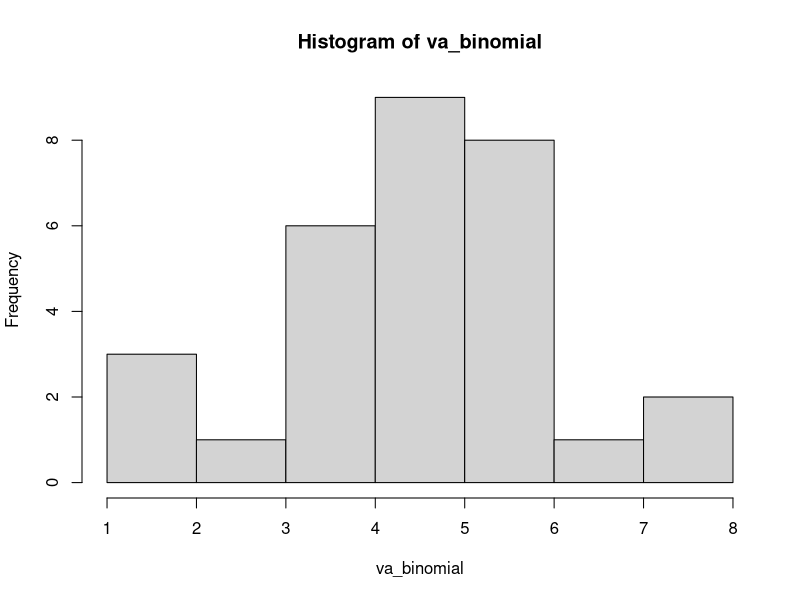
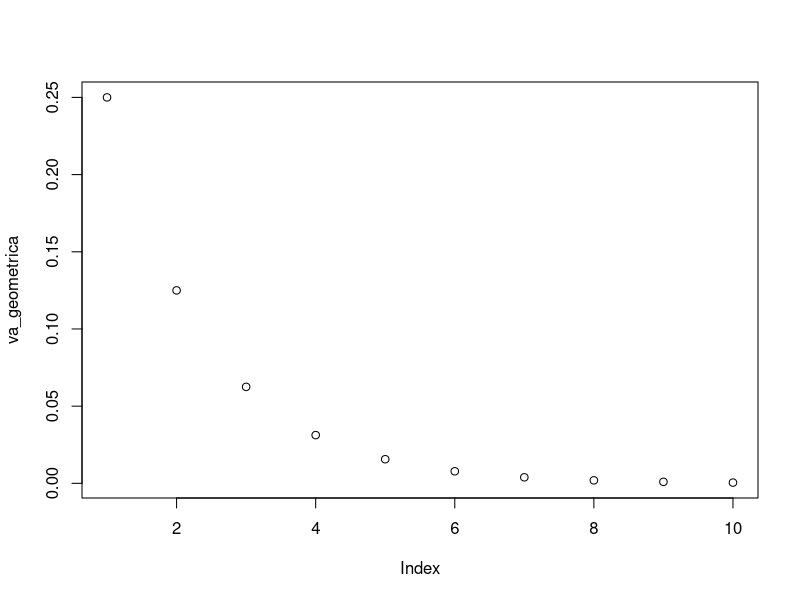
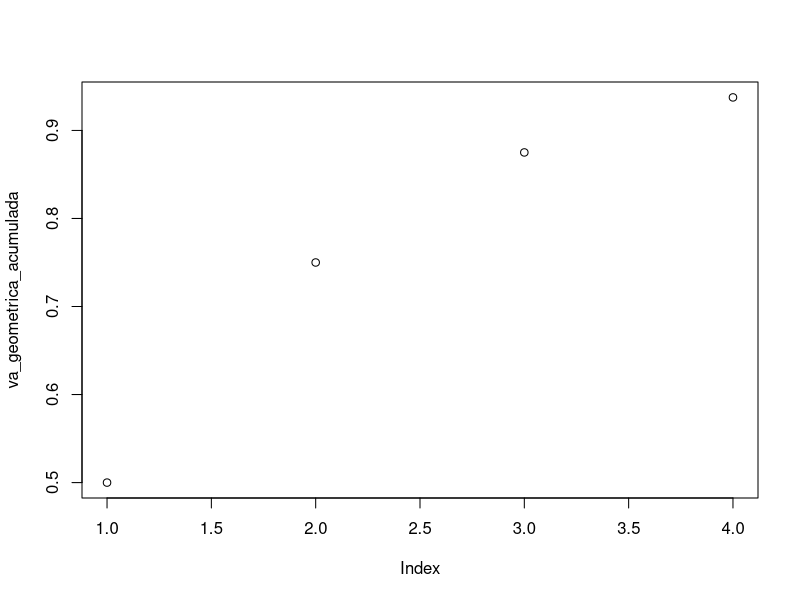
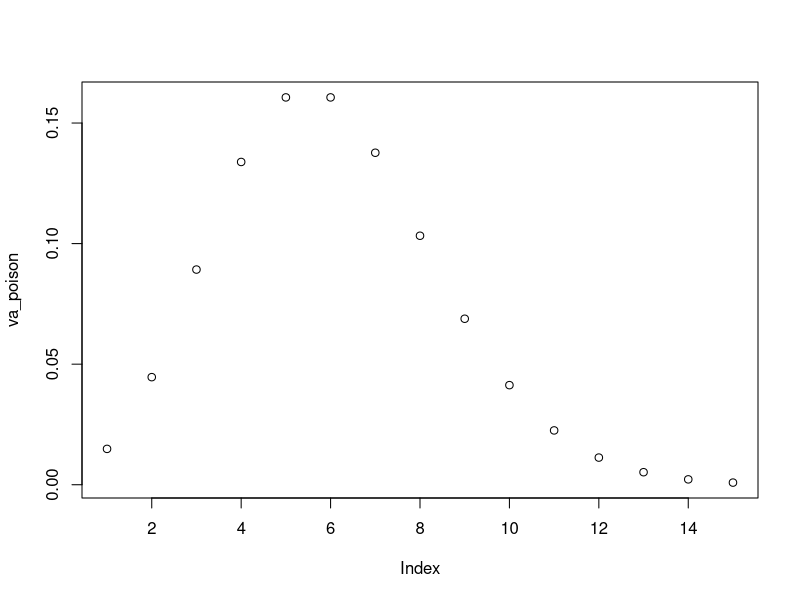
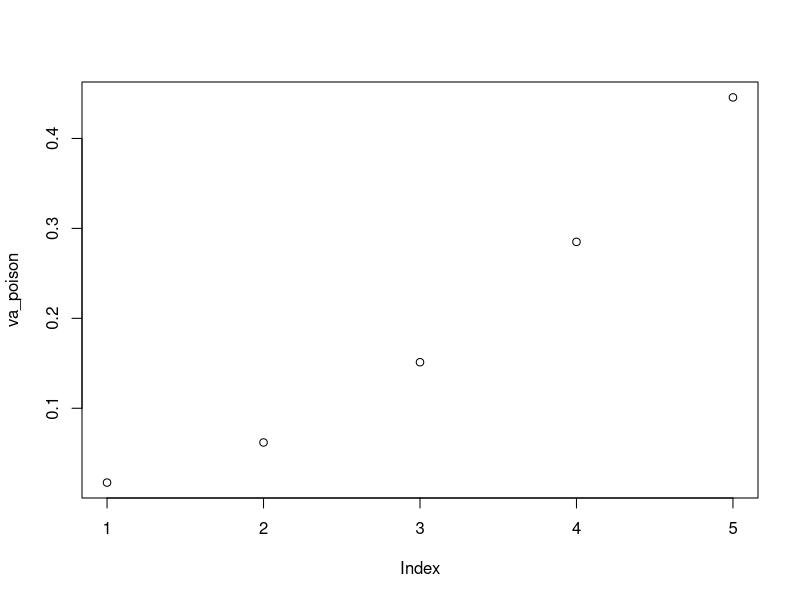
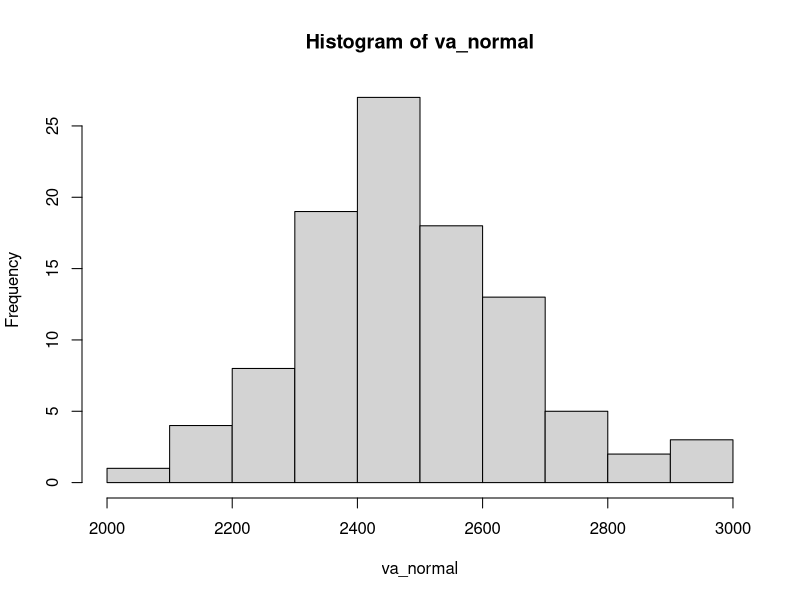
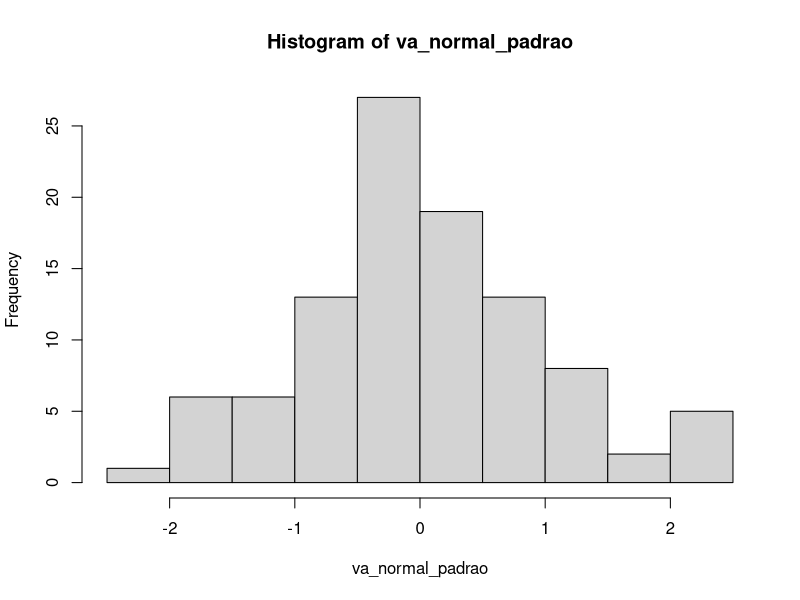
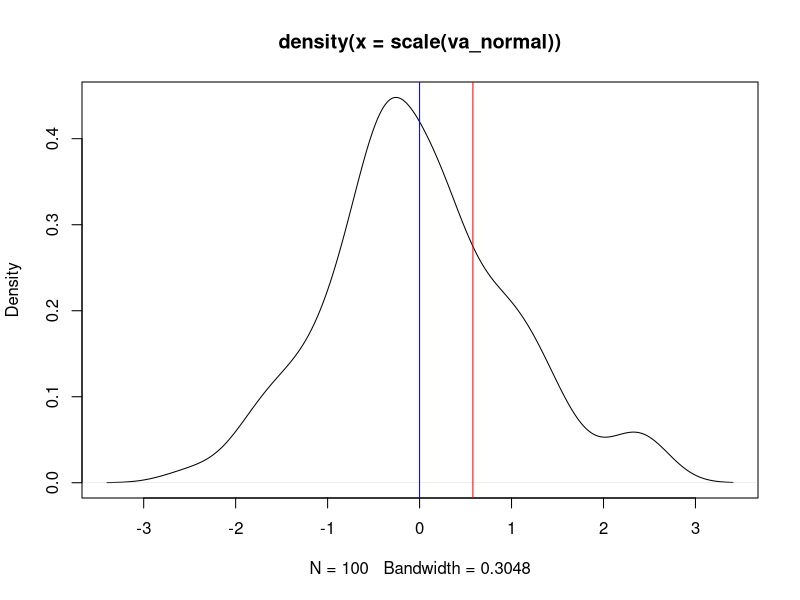

Recreate these plots in R, in order.
#########################################################
##
####### Distribuições de Probabilidades #######
## 
#########################################################

################################
#### DISTRIBUIÇÃO BINOMIAL ####
################################
# Exemplo: Definindo como sucesso o cliente comprar, e supondo que a 
# probabilidade de sucesso é 50%. Ao passar 10 clientes em nossa loja, qual a 
# probabilidade de realizarmos 2 vendas? Ou seja, queremos encontrar a 
# probabilidade de dois sucessos, em dez tentativas. Cuja probabilidade de 
# Sucesso em cada tentativa é 50%

prob_duas_vendas <- dbinom (x = 2, size = 10, prob = 0.5)
prob_duas_vendas

# Onde:
# x é o número de sucessos,
# size é o número de tentativas,
# prob é a probabilidade de sucesso em cada tentativa

# A função a seguir gera quantidades aleatórias de sucesso oriundos de uma
# quantidade (size) de tentativas dada a probabilidade (prob) de sucesso.
# É útil para realizar experimentos. Podemos simular qual a frequencia 
# esperada de vendas a cada dez clientes ?

# Ainda mantendo a probabilidade de sucesso (cliente comprar) de 50%

va_binomial <- rbinom(n = 30, size=10, prob=0.5)

# Onde:
# n é a quantidade de vezes que o experimento deve ser repetido
# size é o número de tentativas a cada experimento
# prob é o número de sucesso em cada uma das tentativas

# A maior barra no histograma representa a quantidade esperada de vendas
hist(va_binomial) 

# Ajuste o parametro n para 1000 e plote o histograma, observe como a 
# distribuição binomial se aproxima da normal
va_binomial <- rbinom(n = 1000, size=10, prob=0.5)

# Podemos também querer a probabilidade de que até dois clientes comprem.
# Ao invés de saber a probabilidade de exatos dois comprarem.
# A probabilidade de até dois clientes comprarem é:
# (probabilidade de nenhum cliente comprar) + 
# (probabilidade de um cliente comprar) +
# probabilidade de dois cliente comprarem)
# Formalizando: P(X<=2) = P(X=0) + P(X=1) + P(X=2)

pbinom(q = 2,size = 10, prob = 0.5)

# A probabilidade de que até dois clientes comprem ao entrarem dez clientes, é de 5,48%

##################################
#### DISTRIBUIÇÃO GEOMÉTRICA ####
##################################
# Exemplo: Definindo como sucesso o cliente comprar, e supondo que a 
# probabilidade de sucesso é 50%.
# Qual a probabilidade da primeira venda ocorrer quando o quinto cliente entrar na loja?

dgeom(x = 5-1, prob = 0.5)

# Onde:
# x é o número de tentativas
# prob é a probabilidade de sucessos
# Podemos utilizar a mesma função para nos dar a probabilidade do sucesso o
# correr na primeira tentativa,
# Segunda tentativa, terceira tentativa ... até a décima tentativa.

va_geometrica <- dgeom(x = 1:10, prob = 0.5)
va_geometrica

# Veja como as probabilidades vão diminuindo. A probabilidade de sucesso de 50% 
# é relativamente alta,

plot(va_geometrica) 

# então é muito provavel que o sucesso ocorra logo nas primeiras tentativas
# Podemos utilizar a distribuição geométrica acumulada para saber qual a 
# probabilidade do primeiro sucesso
# ocorrer na primeira tentativa OU na segunda tentativa OU na terceira tentativa
# Formalizando, queremos: P(X<=3)

va_geometrica_acumulada <- pgeom(0:3, prob = 0.5)
plot(va_geometrica_acumulada)

#########################################
#### DISTRIBUIÇÃO BINOMIAL NEGATIVA ####
#########################################
# Exemplo: Definindo como sucesso o cliente comprar, e supondo que a 
# probabilidade de sucesso é 50%. Qual a probabilidade de ter que entrar 8 
# clientes até que a segunda venda ocorra?

dnbinom(x=2, size = 8, prob = 0.50)

# Onde:
# x é o número de sucessos
# size é a quantidade de tentativos
# prob é a probabilidade de sucesso

# Também pode ser calculado assim:

p <- 0.50
x <- 8
r <- 2
choose(x-1,r-1)*(p^r)*(1-p)^(x-r)

#########################################
#### DISTRIBUIÇÃO POISSON ####
#########################################
# Exemplo: Uma loja recebe em média, 6 (λ) clientes por minuto. Qual a 
# probabilidade de que 5(x) clientes
# entrem em um minuto?

dpois(x= 5,lambda = 6)

# Onde:
# x é a quantidade a ser testada
# lambda é a taxa média de ocorrêcia do evento em um determinado período de 
# intervalo de tempo ou espaço
# Podemos utilizar a mesma funcao para obter a probabilidade de entrar um 
# cliente, dois clientes... quinze clientes

va_poison <- dpois(x = 1:15, lambda = 6)
plot(va_poison)

# Observe que os valores se distribuiem simetricamente en tormo de seis, 
# use acontece porque o paramentro
# lambda é a média (e também o desvio padrão) da distribuição de Poisson
# Também podemos obter a probabilidade acumulada de até 5 clientes entrarem 
# na loja em um minuto
# Formalizando, queremos: P(X<=5)

va_poison <- ppois(1:5, lambda = 6)
plot(va_poison)

#########################################
#### DISTRIBUIÇÃO NORMAL ####
#########################################
# Exemplo: Suponha que a distribuição dos salários dos funcionários de uma 
# empresa sigam uma distribuição normal com média μ=2.500 e desvio padrão σ= 170.
# Ao selecionar aleatoriamente um indivíduo dessa população, qual a 
# probabilidade de ter salário entre #2.400 e 2.600 ?
# Precisamos achar a probabilidade do indivíduo ter um salário de até 2.600 e 
# subtrair pela probabilidade do indivíduo ter o salário até 2.400

# P(X<=2600)
probabilidade_ate_2600 <- pnorm(q = 2600, mean = 2500, sd =170 )
# P(X<=2400)
probabilidade_ate_2400 <- pnorm(q = 2400, mean = 2500, sd =170 )
# P(X<=2600) - P(X<=2400)
probabilidade_ate_2600 - probabilidade_ate_2400

# Podemos gerar 100 números aleatórios para uma distribuição normal com média 
# 2500 e desvio padrão 170

va_normal <- rnorm(n = 100, mean = 2500,sd = 170)
hist(va_normal)

#########################################
#### DISTRIBUIÇÃO NORMAL PADRÃO ####
#########################################
# O comando scale() padroniza uma variável aleatória. Ao aplicar o comando na 
# variável va_normal que acabmos de criar, ela ficará com média zero e desvio 
# padrão unitário

va_normal_padrao <- scale(va_normal)
hist(va_normal_padrao)

# Exemplo: Suponha que a distribuição dos salários dos funcionários de uma 
# empresa sigam uma distribuição #normal com média μ=2.500 e desvio padrão σ= 170.
# Ao selecionar aleatoriamente um indivíduo dessa população, qual a 
# probabilidade de ter salário acima de 2.600 ?

# Padronização
z <- (2600-2500)/170
pnorm(z, mean = 0, sd = 1)

# ou simplesmente
pnorm(z)

# Podemos também visualizar onde está o nosso valor Z em relação a média
# Plota curva de densidade
plot(density(scale(va_normal)))
# Gera uma linha sobre média, que é zero pois padronizamos a distribuição
abline(v = 0,col = 'blue') 
# Gera uma linha sobre o valor z obtido
abline(v = 0.58,col = 'red') 
#########################################
#### DISTRIBUIÇÃO F ####
#########################################

# Gerando uma amostra aleatória de 1000 número seguindo uma distribuição F
va_f <- rf( n= 1000, df1 = 5 , df2 = 33 )

# Onde:
# n é a quantidade de números a ser gerado
# df1 é o primeiro grau de liberidade
# df2 é o segundo grau de liberdade

hist(va_f)
# Vá aumentando os graus de liberdade e observe como a distribuição se aproxima da normal
# Informação Extra: Uma distribuição F é a razão entre duas chi-quadrado

#########################################
#### DISTRIBUIÇÃO T ####
#########################################
# Gera uma amostra aleatória de 1000 números seguindo uma distribuição T
va_t <- rt(1000, df = 2)
hist(va_t)

# Observe que a distribuição t, assim como a normal padrão, é centrada no zero
# Vá aumentando o grau de liberdade e observando o comportamento do histograma

#########################################
#### DISTRIBUIÇÃO QUI-QUADRADO ####
#########################################
# Gera uma amostra aleatória de 1000 números seguindo uma distribuição qui-quadrado
va_QuiQuadrado <- rchisq(1000,df = 3)
hist(va_QuiQuadrado)